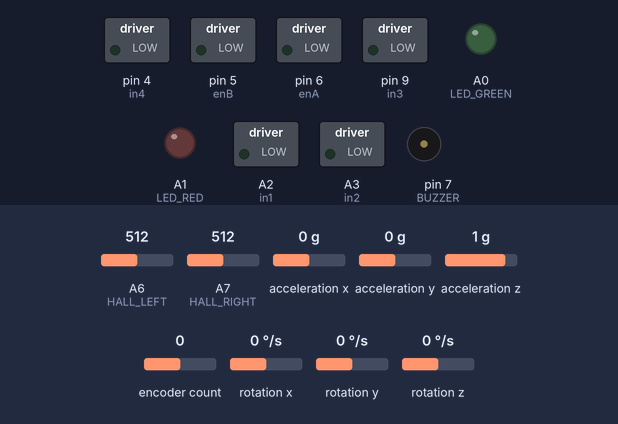
The sketch below on a simulated Arduino Nano, built with avr-gcc and run on an emulated ATmega328P. Shown: switched loads named in the sketch (green lamp = pin HIGH), output pins drawn as LEDs (lit = HIGH), buzzer (waves = sounding, pin HIGH). The inputs (shaded band) are chosen by the test bench; at power-on: A6 (HALL_LEFT) = 512, A7 (HALL_RIGHT) = 512, acceleration x 0 g, acceleration y 0 g, acceleration z 1 g, encoder count 0, rotation x 0 °/s, rotation y 0 °/s, rotation z 0 °/s. No radio packets arrive unless stated; what the sketch prints to the serial monitor is not drawn.

Above: at 2.8 s.
2.9 s: A6 (HALL_LEFT) set to 524
4.4 s: A6 (HALL_LEFT) set to 541
At 5.1 s:
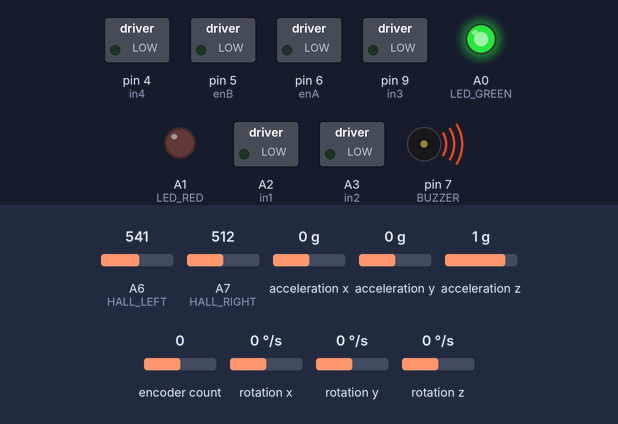
Timing chart, 0 to 8.9 s (numbered marks = the images above; inputs shaded):
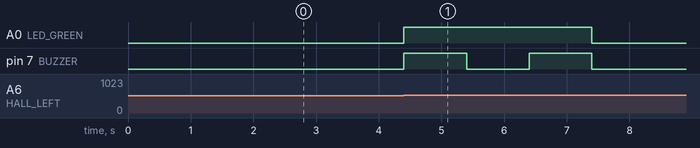

Measured:
- the behaviour switches between 532 and 533 on A6 (HALL_LEFT) (found by bisection; images 0 and 1)
- after the input at 2.9 s, every drawn part: stays the same
- after the input at 4.4 s, A0 (LED_GREEN): LOW → HIGH at once, → LOW 3.0 s later; pin 7 (BUZZER): alternates HIGH for 1.0 s and LOW for 1.0 s, 4 changes in all, then stays LOW, starting at once

The sketch:

LS_MK_0.ino
```cpp
#include <SPI.h>
#include<Wire.h>
#include <Wire.h>
#include "globals.h"
#include "nrf.h"
//#include "read_angle.h"
#include "Motors.h"
#include "angle.h"
#include "Compute_PID.h"
#include "Indicators.h"
#include "controller.h"
#include "timers.h"

void setup() {
  Serial.begin(9600);
  setup_all();
}

void loop() {
  mpu.update();

  // Serial.println(ROLL);
  // Serial.print(" ");
  // Serial.println(YAW);
  // roll_yaw_indicator();   // Using LED's for indicating roll and pitch for making tuninig easy
  get_NRF_Gains();
  detect_magnet();
  runIndicator();

  // ERS();  // EMERGENCY RESPONSE SYSTEM for manual interventions
}

void setup_all(){
  nrf_setup();
  motors_init();
  mpu_init();
  timerSetup();
  Hall_init();
  led_init();
  buzzer_init();
}
```

Compute_PID.h
```cpp
#include <Arduino.h>

double Compute_roll();
double Compute_yaw();

double Compute_roll(double error_roll) {
  // Turn motors off if robot falls beyond recoverable angle and await human rescue
  if (abs(error_roll) >= 75) {
    outputR = 0;
    return;
  }

  if (!isTraversing) {

    Kp_r = STATIC_KP_ROLL;
    Ki_r = STATIC_KI_ROLL;
    Kd_r = STATIC_KD_ROLL;
  }
  // Aggressive PID gains for |errors| >= 3 degress
  else {
    Kp_r = TRAVERSE_KP_ROLL;
    Ki_r = TRAVERSE_KI_ROLL;
    Kd_r = TRAVERSE_KD_ROLL;
  }
  // Serial.println(Kp_r);

  D_roll = (ROLL - previous_roll);  // curr - prev

  I_roll += Ki_r * (error_roll);
  I_roll = constrain(I_roll, -255, 255);

  outputR = Kp_r * error_roll + I_roll - Kd_r * D_roll;

  outputR = constrain(outputR, -255, 255);

  previous_roll = ROLL;

  return outputR;
}

double Compute_yaw(double error_yaw) {
  if (!isTraversing) {

    Kp_y = STATIC_KP_YAW;
    Ki_y = STATIC_KI_YAW;
    Kd_y = STATIC_KD_YAW;
  }
  // Static balance
  else {
    Kp_y = TRAVERSE_KP_YAW;
    Ki_y = TRAVERSE_KI_YAW;
    Kd_y = TRAVERSE_KD_YAW;
  }

  I_yaw += Ki_y * (error_yaw) * 0.001;
  I_yaw = constrain(I_yaw, -255, 255);

  D_yaw = (YAW - previous_yaw);  // Curr - prev.

  outputY = Kp_y * error_yaw + I_yaw - Kd_y * D_yaw;  // same signs of kp and kd term.
  outputY *= 0.1;
  outputY = constrain(outputY, -255, 255);

  previous_yaw = YAW;

  return outputY;
}
```

Indicators.h
```cpp
void Hall_init();
void led_init();
void buzzer_init();
void buzzerOn();
void buzzerOff();
bool northDetected();
bool southDetected();
void roll_yaw_indicator();
void detect_magnet();
void runIndicator();


void Hall_init() {
  pinMode(HALL_RIGHT, INPUT);
  pinMode(HALL_LEFT, INPUT);
}


void led_init() {
  pinMode(LED_GREEN, OUTPUT);
  pinMode(LED_RED, OUTPUT);
}


void buzzer_init() {
  pinMode(BUZZER, OUTPUT);
}


void buzzerOn() {
  digitalWrite(BUZZER, HIGH);
}


void buzzerOff() {
  digitalWrite(BUZZER, LOW);
}


bool northDetected() {
  if (hall_right > base_right + hall_sensi || hall_left < base_left - hall_sensi) return true;
  else return false;
}


bool southDetected() {
  if (hall_left > base_left + hall_sensi || hall_right < base_right - hall_sensi) return true;
  else return false;
}


void roll_yaw_indicator() {
  if (abs(error_roll) < 0.5) {
    digitalWrite(LED_RED, HIGH);
  } else {
    digitalWrite(LED_RED, LOW);
  }
  if (error_yaw > -3 * (pi / 180) && error_yaw < 3 * (pi / 180)) {
    digitalWrite(LED_GREEN, HIGH);
  } else {
    digitalWrite(LED_GREEN, LOW);
  }
}


void detect_magnet() {

  if (!base_done) {
    base_right = analogRead(HALL_RIGHT);
    base_left = analogRead(HALL_LEFT);
    base_done = true;
  }
  if (!magnet_detected) {
    hall_right = analogRead(HALL_RIGHT);
    hall_left = analogRead(HALL_LEFT);
    if (northDetected()) {
      // Positive Magnet
      digitalWrite(LED_GREEN, LOW);
      digitalWrite(LED_RED, HIGH);
      magnet_detected = true;
      ledStartTime = millis();     // Start LED timer
      buzzerStartTime = millis();  // Start buzzer timer
    } else if (southDetected()) {
      // Negative Magnet
      digitalWrite(LED_GREEN, HIGH);
      digitalWrite(LED_RED, LOW);
      magnet_detected = true;
      ledStartTime = millis();     // Start LED timer
      buzzerStartTime = millis();  // Start buzzer timer
    } else {
      digitalWrite(LED_GREEN, LOW);
      digitalWrite(LED_RED, LOW);
      magnet_detected = false;
    }
  }
  if(millis() - ledStartTime >= 3000){
      digitalWrite(LED_GREEN, LOW);
      digitalWrite(LED_RED, LOW);

    }
  // Turn off LEDs after 3 seconds
  if (millis() - ledStartTime >= 12000) {
    digitalWrite(LED_GREEN, LOW);
    digitalWrite(LED_RED, LOW);
    magnet_detected = false;
  }

  // Beep the buzzer twice with a one-second stop between beeps for 3 seconds
  if (magnet_detected && millis() - buzzerStartTime < 3000) {
    unsigned long beepDuration = (millis() - buzzerStartTime) % 2000;
    if (beepDuration < 1000) {
      buzzerOn();
    } else {
      buzzerOff();
    }
  } else {
    buzzerOff();
  }
}

void runIndicator(){
  if (RUN_START == 1 || RUN_END == 1) {
    buzzerOn();
  }
}
```

Motors.h
```cpp
#include <Arduino.h>
#include <Encoder.h>

Encoder myEnc(2, 3);

void motors_init();
void dc_motor_init();
void bo_motor_init();
void actuate_DC(int pwm);
void set_dc_pwm(int pwm);
void BO_Control(int mode, int speed);
int getEncoderCount();

void motors_init()
{
    dc_motor_init();
    bo_motor_init();
}

// Init Functions
void dc_motor_init()
{
    pinMode(enA, OUTPUT);
    pinMode(in1, OUTPUT);
    pinMode(in2, OUTPUT);
    digitalWrite(in1, LOW);
    digitalWrite(in2, LOW);
}

void bo_motor_init()
{
    pinMode(enB, OUTPUT);
    pinMode(in3, OUTPUT);
    pinMode(in4, OUTPUT);
    digitalWrite(in3, LOW);
    digitalWrite(in4, LOW);
}

void actuate_DC(int pwm)
{
    if (pwm > 0)
    {
        pwm = map(pwm, 0, 255, DC_MIN_PWM, DC_MAX_PWM);
        set_dc_pwm(pwm);
    }
    else if (pwm < 0)
    {
        pwm = map(pwm, 0, -255, DC_MIN_PWM, DC_MAX_PWM);
        set_dc_pwm(-pwm);
    }
    else
    {
        pwm = 0;
        set_dc_pwm(pwm);
    }
}

void set_dc_pwm(int pwm)
{
    if (pwm > 0)
    {
        digitalWrite(in1, HIGH);
        digitalWrite(in2, LOW);
        analogWrite(enA, pwm);
    }
    else if (pwm < 0)
    {
        digitalWrite(in1, LOW);
        digitalWrite(in2, HIGH);
        analogWrite(enA, abs(pwm));
    }
    else
    {
        digitalWrite(in1, LOW);
        digitalWrite(in2, LOW);
        analogWrite(enA, 0);
    }
}

void BO_Control(int mode, int speed)
{
    speed = map(speed, 0, 255, 0, BO_MAX_PWM);
    if (mode == FORWARD)
    {
        digitalWrite(in3, LOW);
        digitalWrite(in4, HIGH);
        analogWrite(enB, speed);
    }
    else if (mode == BACKWARD)
    {
        digitalWrite(in3, HIGH);
        digitalWrite(in4, LOW);
        analogWrite(enB, speed);
    }
    else if (mode == STOP)
    {
        digitalWrite(in3, LOW);
        digitalWrite(in4, LOW);
        analogWrite(enB, 0);
    }
}
int getEncoderCount()
{
    return myEnc.read() / 10;
}

double getEncoderVel()
{
    newPosition = YAW;
    if (newPosition != oldPosition && newPosition % 2 == 0)
    {
        oldPosition = newPosition;
        newPosition = newPosition / 2.0;
        cur_yaw = (newPosition) / 5.824;
        angularVelocity = (cur_yaw - oldYaw) / (10.0);
        oldYaw = cur_yaw;
    }
    return angularVelocity;
}

unsigned long prevTime = 0;
long prevEncoderCount = 0;


float calculateVelocity() {
  // Read the current encoder count
  long currentEncoderCount = myEnc.read();

  // Get the current time
  unsigned long currentTime = millis();

  // Calculate the time interval
  unsigned long timeInterval = currentTime - prevTime;

  // Calculate the change in encoder counts
  long countChange = currentEncoderCount - prevEncoderCount;

  // Calculate the velocity (change in counts per millisecond)
  float velocity = static_cast<float>(countChange) / timeInterval;
  velocity *= 10;
  // Convert velocity to rotations per second (if encoder counts per revolution is known)
  // Replace 360 with your encoder's counts per revolution
  float velocity_rps = velocity / 360.0 * 1000.0;

  // Update previous values
  prevEncoderCount = currentEncoderCount;
  prevTime = currentTime;

  return velocity_rps;
}
```

angle.h
```cpp
#include <MPU6050_light.h>

MPU6050 mpu(Wire);
void mpu_init();
double get_angle();
void printMPUStatus();
void printOffSets();

void printMPUStatus(byte status) {
  Serial.print(F("MPU6050 status: "));
  Serial.println(status);
  while (status != 0) {
  }
}

void mpu_init() {
  Wire.begin();
  byte status = mpu.begin();
  printMPUStatus(status);
  digitalWrite(LED_GREEN, HIGH);
  digitalWrite(LED_RED, HIGH);
  delay(300);
  digitalWrite(LED_GREEN, LOW);
  digitalWrite(LED_RED, LOW);
  mpu.calcOffsets();
  digitalWrite(LED_GREEN, HIGH);
  digitalWrite(LED_RED, HIGH);
  delay(300);
  digitalWrite(LED_GREEN, LOW);
  digitalWrite(LED_RED, LOW);
  // printOffSets();

  //  mpu.setGyroOffsets(-0.214046 , -1.31, -0.940916);
  //  mpu.setAccOffsets( 0.021778  , -0.02 ,  0.067591);

  // mpu.setGyroOffsets(-0.090294, -1.4525, -1.08892625);
  // mpu.setAccOffsets(0.031191375, -0.0083, 0.0602215);

  // mpu.setGyroOffsets(1.208336, -1.65, -1.592856);
  // mpu.setAccOffsets(0.037885, 0.01, 0.065807);

  // mpu.setGyroOffsets(-3.35, -3.16, -0.54);
  // mpu.setAccOffsets(0.10, 0.00, -0.01);


  // mpu.setGyroOffsets(-3.387235 , -2.86, -0.050748);
  // mpu.setAccOffsets(0.068582, -0.00, -0.002664);
}

double get_angle() {
  return -mpu.getAngleX();
}

double get_vel() {
  return mpu.getGyroX();
}

void printOffSets() {
  Serial.print("\tGyroXoffset : ");
  Serial.print(mpu.getGyroXoffset(), 6);
  Serial.print(" \tGyroYoffset : ");
  Serial.print(mpu.getGyroYoffset());
  Serial.print("\tGyroZoffset : ");
  Serial.print(mpu.getGyroZoffset(), 6);
  Serial.print("\tAccXoffset : ");
  Serial.print(mpu.getAccXoffset(), 6);
  Serial.print(" \tAccYoffset : ");
  Serial.print(mpu.getAccYoffset());
  Serial.print("\tAccZoffset : ");
  Serial.println(mpu.getAccZoffset(), 6);

  //GyroXoffset : -3.305861 	GyroYoffset : -2.88	GyroZoffset : -0.004214	AccXoffset : 0.089003 	AccYoffset : -0.00	AccZoffset : -0.002088
  //GyroXoffset : -3.268946 	GyroYoffset : -2.87	GyroZoffset : -0.003969	AccXoffset : 0.071667 	AccYoffset : 0.03	AccZoffset : -0.002107
  //	GyroXoffset : -3.282472 	GyroYoffset : -2.88	GyroZoffset : -0.003206	AccXoffset : 0.071447 	AccYoffset : 0.03	AccZoffset : -0.002184
  //	GyroXoffset : -3.284215 	GyroYoffset : -2.87	GyroZoffset : -0.010443	AccXoffset : 0.071687 	AccYoffset : 0.03	AccZoffset : -0.002006
}
```

controller.h
```cpp
void actuate();
void traverse(bool isTraversing);
void steer();
void scheduler();

void scheduler(){
    actuate();
    traverse(isTraversing);
    steer();
}

void actuate()
{
    // if (SW == 1){
    //     STEER_ANGLE = 0;
    //     myEnc.write(0);
    // }
    //////////      CASCADED1    ////////
    if (type == CASCADED1)
    {
        double alpha_1 = 0.5;
        double alpha_2 = 0.5;
        double YAW_Copy = YAW;
        static double smoothed_output_yaw = 0;

        error_yaw = STEER_ANGLE - YAW_Copy;
        output_yaw = Compute_yaw(error_yaw);

        // smoothed_output_yaw = alpha_1 * smoothed_output_yaw + (1 - alpha_1) * output_yaw;
        smoothed_output_yaw = output_yaw;
        double roll_angle = ROLL;
        static double smoothed_output_roll = 0;

        roll_setpoint = roll_offset + smoothed_output_yaw;
        error_roll = roll_setpoint - roll_angle;
        output_roll = Compute_roll(error_roll);

        smoothed_output_roll = alpha_2 * smoothed_output_roll + (1 - alpha_2) * output_roll;

        U = smoothed_output_roll;
        // Serial.println(ROLL);
    }
    else if (type == CASCADED2)
    {
        ///////// CASCADED2 ///////////
        double YAW_Copy = YAW;
        error_yaw = STEER_ANGLE - YAW_Copy;
        output_yaw = Compute_yaw(error_yaw);

        double roll_angle = ROLL;
        error_roll = (roll_offset - roll_angle) - output_yaw;
        output_roll = Compute_roll(error_roll);

        U = output_roll;
    }
    else if (type == PARALLEL)
    {
        ///////////  PARALLEL  ///////////////
        double YAW_Copy = YAW;
        error_yaw = STEER_ANGLE - YAW_Copy;
        output_yaw = Compute_yaw(error_yaw);

        double roll_angle = ROLL;
        error_roll = (roll_offset - roll_angle);
        output_roll = Compute_roll(error_roll);

        U = output_roll + output_yaw;
    }
    else if (type == LQR)
    {
        ///////////  LQR  ///////////////
        double YAW_Copy = YAW;
        double yaw_vel = YAW_VEL;
        error_yaw = STEER_ANGLE - YAW_Copy;
        error_yaw_vel = 0 - yaw_vel;
        // Serial.println(YAW_VEL);

        double roll_angle = ROLL;
        double roll_vel = VEL_ROLL;

        error_roll = (roll_offset - roll_angle);
        error_roll_vel = 0 - roll_vel;
        // Serial.println(error_yaw_vel);
        U = ((K1*error_roll) + (K2*error_roll_vel)+ (K3*error_yaw) + (K4*error_yaw_vel) );
    }
    vel = constrain(U, -255, 255);
    // Serial.println(vel);

    actuate_DC(vel);
}

void traverse(bool isTraversing)
{
    double bo_speed = 0;
    if (isTraversing)
    {
        if (joyY > 10)
        {
            bo_speed = map(joyY, 10, 125, 0, 255);
            BO_Control(FORWARD, bo_speed);
        }
        else if (joyY < -10)
        {
            bo_speed = map(joyY, -10, -110, 0, 255);
            BO_Control(BACKWARD, bo_speed);
        }
        else
        {
            BO_Control(STOP, 0);
        }
    }
}

void steer()
{
    if (joyX > 10)
    {
      // Serial.println("hello");
      STEER_ANGLE -= STEER_FACTOR;
    //   if(YAW - STEER_ANGLE >= STEER_LIMIT){
    //     STEER_ANGLE = -STEER_LIMIT;
    //   }
    }
    else if (joyX < -10)
    {
      STEER_ANGLE += STEER_FACTOR;
    }
    // if(STEER_ANGLE - YAW >= STEER_LIMIT){
    //     STEER_ANGLE = STEER_LIMIT;
    //   }
}

// Some functions for ERS i.e EMERGENCY RESPONSE SYSTEM

void ERS(){
    if(ROLL > 10 || ROLL < -10){
        actuate_DC(0);
        BO_Control(STOP, 0);
        myEnc.write(0);   // makes the YAW 0
    }
}
```

globals.h
```cpp
/////////////// Actuate.h   ////////////
double YAW;
double angularVelocity = 0;
double YAW_VEL = 0;
long newPosition = 0;
long oldPosition = -999;
double cur_yaw = 0;
double oldYaw = 0;
double roll_offset = 0;
double error_roll = 0;
double roll_setpoint = 0;
double error_yaw = 0;
double error_yaw_vel = 0;
double error_roll_vel = 0;
double output_roll = 0, output_yaw = 0;
unsigned long lastTime_PID = 0;
double U;
double vel;

int SW = 0;

#define CASCADED1 1   // HEETHESH
#define CASCADED2 2   // CASCADED EYANTRA
#define PARALLEL 3
#define LQR 4
int type = CASCADED1;

/////////////// angle.h   ////////////
double ROLL = 0;
double VEL_ROLL = 0;
double roll = 0;
/////////////// Compute_PID.h  ////////////

double outputR, outputY;
float max_angle_enc = 2;
bool STOP_FLAG = true;
double I_roll, previous_roll, D_roll;
double I_yaw, previous_yaw, D_yaw;

double Kp_r = 0;
double Ki_r = 0;
double Kd_r = 0;
double Kp_y = 0;
double Ki_y = 0;
double Kd_y = 0;


//////////////  LQR ///////////////
double K1 = 0;
double K2 = 0;
double K3 = 10;
double K4 = 80;


//////////// Indicators.h  ////////////

#define LED_GREEN A0
#define LED_RED A1
#define BUZZER 7
#define HALL_RIGHT A7
#define HALL_LEFT A6

double base_left = 0;
double base_right = 0;
bool base_done = false;

double hall_left = 0;
double hall_right = 0;
double hall_sensi = 20;
bool magnet_detected = false;

bool flag = false;
unsigned long startTime = 0;
unsigned long ledStartTime = 0;
unsigned long buzzerStartTime = 0;

bool magnetDetected = false;
unsigned long magnetDetectionStartTime = 0;
unsigned long magnetDetectionDuration = 1000;

float pi = 3.14159265359;

//////////// Motors.h  ////////////
// Geared Motor
#define enA 6
#define in1 A2
#define in2 A3

// BO Motor
#define enB 5
#define in3 9
#define in4 4
#define FORWARD	1
#define BACKWARD 2
#define STOP 3

double STEER_ANGLE = 0;
double STEER_FACTOR = 0.52;
double STEER_LIMIT = 140;
#define BO_MAX_PWM 255
#define DC_MIN_PWM 55
#define DC_MAX_PWM 235

////////////  nrf.h  ////////////
// Static state gains
double STATIC_KP_ROLL = 0;
double STATIC_KI_ROLL = 0;
double STATIC_KD_ROLL = 0;
double STATIC_KP_YAW = 0;
double STATIC_KI_YAW = 0;
double STATIC_KD_YAW = 0;

// Traversing Gains

double TRAVERSE_KP_ROLL = 0;
double TRAVERSE_KI_ROLL = 0;
double TRAVERSE_KD_ROLL = 0;
double TRAVERSE_KP_YAW = 0;
double TRAVERSE_KI_YAW = 0;
double TRAVERSE_KD_YAW = 0;

// JoyStick variables
int joyX = 0;
int joyY = 0;

// isTraversing ?
bool isTraversing = true;

// Run Indicators
int RUN_END = 0;
int RUN_START = 0;

void nrf_setup();
void get_NRF_Gains();

struct DataPacket
{
  float array[6] = {0}; // Use float instead of double
  bool isTraversing;
  int x;  // Use int8_t instead of int
  int y;  // Use int8_t instead of int

  int8_t sw = 0; // Use int8_t instead of int
  int8_t b1 = 0; // Use int8_t instead of int
  int8_t b2 = 0; // Use int8_t instead of int
} receivedValues;


///// read_angle.h ////

// int16_t ax, ay, az, gx, gy, gz;
// float a[3] = {0, 0, 0}, g[3] = {0, 0, 0};
// const float pi = 3.14159265359, comp_alpha = 0.02, dT = 0.003;
// double ROLL = 0;

/////timers.h  ///
```

Source omitted: nrf.h (2346 bytes)
